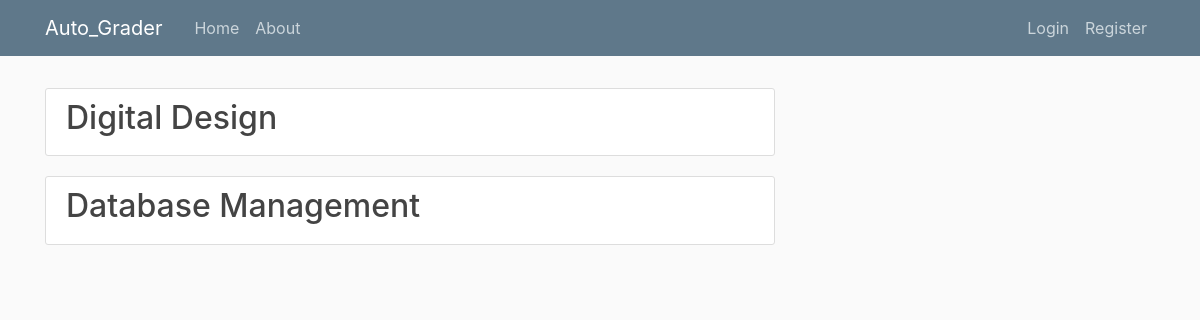
Before: /home/ with the older database file.
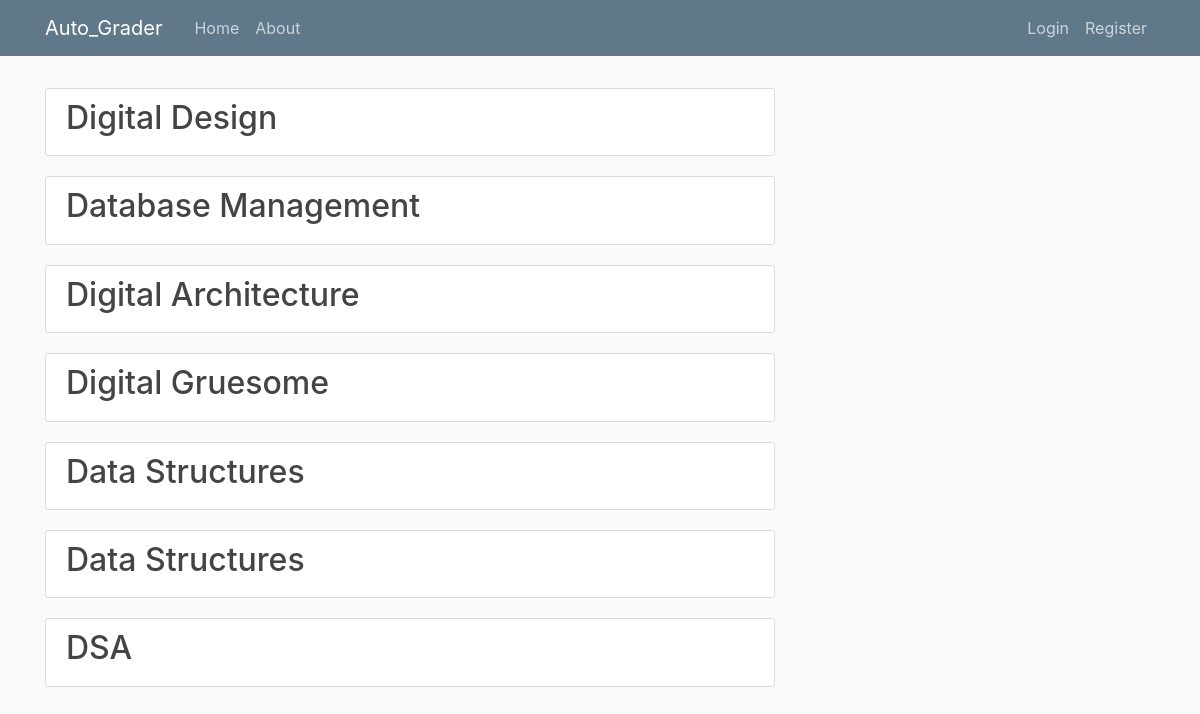
After: the same page with the newer database file.
### assignment/models.py (models this page shows, shortened)
class Course(models.Model):
    name = models.CharField(max_length=100)
    code = models.CharField(max_length=20)

### assignment/views.py (the view)
# urls.py: path('', views.home, name='home'),
def home(request):
    username = request.user.username
    print(username)
    context = {
        'courses': Course.objects.all(),
        'username':username
    }
    return render(request,'assignment/home.html',context)

### assignment/templates/assignment/home.html (shortened to what this page needs)
{% extends 'assignment/base.html'%}
{%block content%}
{%for course in courses %}
<article class="media content-section">
  <h2>
    <a class="article-title" href="{% url 'course_assignments' course.code %}"
      >{{course.name}}</a
    >
  </h2>
</article>
{% endfor %}
{%endblock content%}

Changed rows visible on the page:
added Course: name "Digital Architecture"
added Course: name "Digital Gruesome"
added Course: name "Data Structures"
added Course: name "Data Structures"
added Course: name "DSA"
